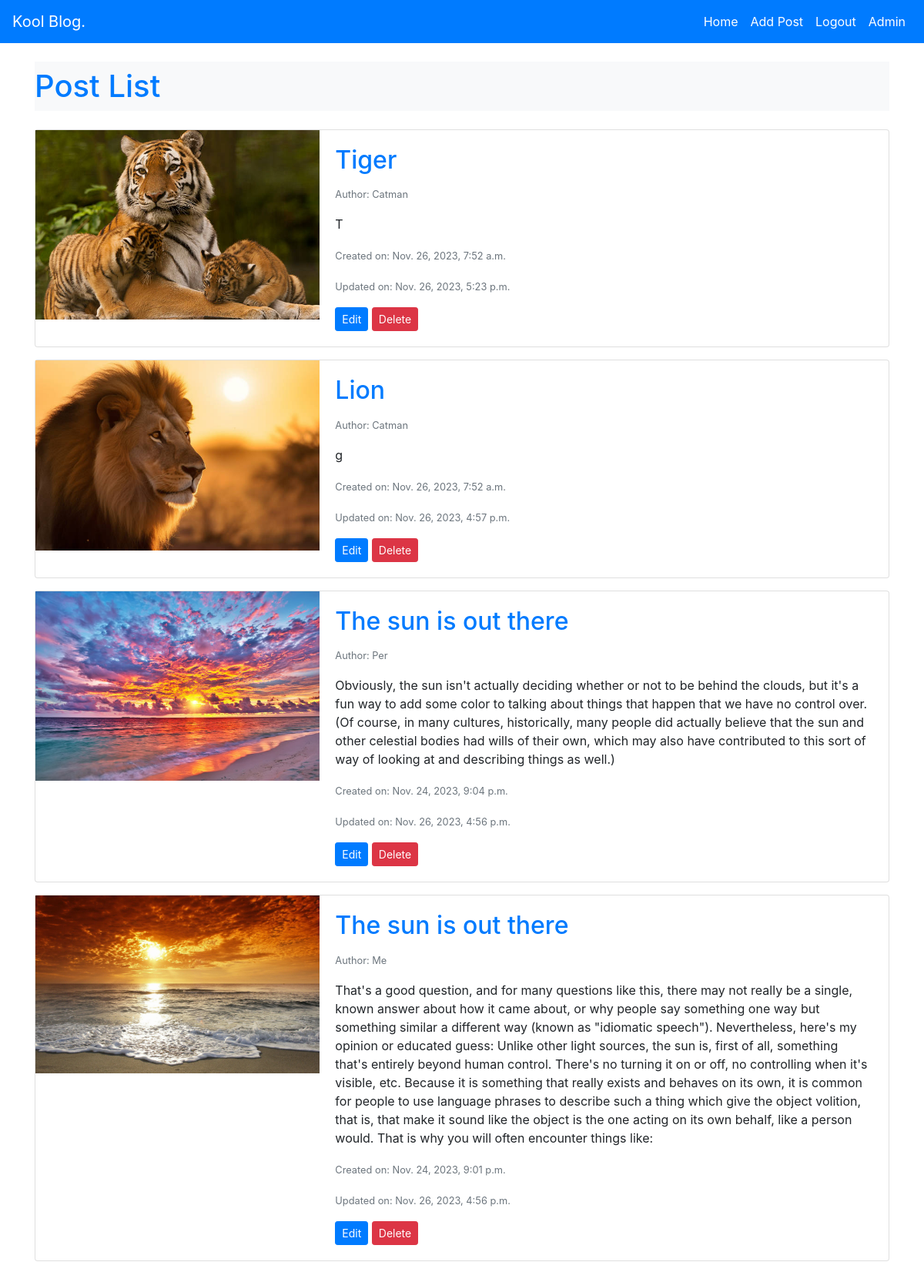
Page /blog/ (signed in) on the committed database.
### blog/models.py (models this page shows, shortened)
class Post(models.Model):
    title = models.CharField(max_length=200)
    author_name = models.CharField(max_length=255, blank=True)
    author = models.ForeignKey(User, on_delete=models.CASCADE)
    content = models.TextField()
    created_on = models.DateTimeField(default=timezone.now, editable=False)
    updated_on = models.DateTimeField(default=timezone.now)
    image = models.ImageField(upload_to='images_uploaded', null=True, blank=True)
    video = models.FileField(upload_to='videos_uploaded', null=True, blank=True)

### blog/views.py (the view)
# urls.py: path('blog/', views.post_list, name='post_list'),
def post_list(request):
    posts = Post.objects.all().order_by('-id')  # Ordering should be applied here
    return render(request, 'blog/post_list.html', {'posts': posts})

### blog/templates/blog/post_list.html
{% extends 'base_generic.html' %}
{% block content %}
    <h1 class="text-primary bg-light py-2 mb-4">Post List</h1>
    {% for post in posts %}
        <div class="card mb-3">
            <div class="row no-gutters">
                <div class="col-md-4">
                    {% if post.image %}
                        <a href="{% url 'detail_page' post.pk %}">
                            <img src="{{ post.image.url }}" alt="{{ post.title }} Image"
                                 class="img-fluid rounded-start">
                        </a>
                    {% endif %}
                </div>
                <div class="col-md-8">
                    <div class="card-body">
                        <h2 class="card-title"><a href="{% url 'detail_page' post.pk %}">{{ post.title }}</a></h2>
                        <p class="card-text"><small class="text-muted">Author: {{ post.author_name }}</small></p>
                        <p class="card-text">{{ post.content }}</p>
                        <p class="card-text"><small class="text-muted">Created on: {{ post.created_on }}</small></p>
                        <p class="card-text"><small class="text-muted">Updated on: {{ post.updated_on }}</small></p>
                        {% if user.is_authenticated %}
                            {% if user.id == post.author.id %}
                                <a href="{% url 'edit_post' pk=post.pk %}" class="btn btn-primary btn-sm text-white"
                                   role="button">Edit</a>
                                <a href="{% url 'delete_page' pk=post.pk %}" class="btn btn-danger btn-sm text-white"
                                   role="button">Delete</a>
                            {% endif %}
                        {% endif %}
                    </div>
                </div>
            </div>
        </div>
    {% endfor %}
{% endblock %}

### rows in the picture
Post: image (picture), title "Tiger", author_name "Catman", content "T", created_on "Nov. 26, 2023, 7:52 a.m.", updated_on "Nov. 26, 2023, 5:23 p.m.", shows "Edit"
Post: image (picture), title "Lion", author_name "Catman", content "g", created_on "Nov. 26, 2023, 7:52 a.m.", updated_on "Nov. 26, 2023, 4:57 p.m.", shows "Edit"
Post: image (picture), title "The sun is out there", author_name "Per", content "Obviously, the sun isn't actually deciding whether or not to be behind the clouds, but it's a fun way to add some color to talking about things that happen that we have no control over. (Of course, in many cultures, historically, many people did actually believe that the sun and other celestial bodies had wills of their own, which may also have contributed to this sort of way of looking at and describing things as well.)", created_on "Nov. 24, 2023, 9:04 p.m.", updated_on "Nov. 26, 2023, 4:56 p.m.", shows "Edit"
Post: image (picture), title "The sun is out there", author_name "Me", content "That's a good question, and for many questions like this, there may not really be a single, known answer about how it came about, or why people say something one way but something similar a different way (known as \"idiomatic speech\"). Nevertheless, here's my opinion or educated guess: Unlike other light sources, the sun is, first of all, something that's entirely beyond human control. There's no turning it on or off, no controlling when it's visible, etc. Because it is something that really exists and behaves on its own, it is common for people to use language phrases to describe such a thing which give the object volition, that is, that make it sound like the object is the one acting on…", created_on "Nov. 24, 2023, 9:01 p.m.", updated_on "Nov. 26, 2023, 4:56 p.m.", shows "Edit"
